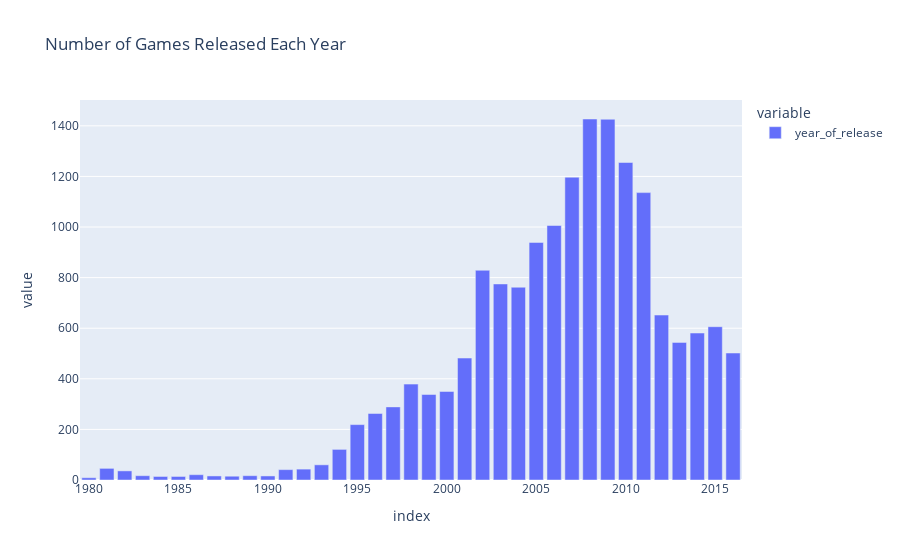

Notebook source saved alongside this figure:
### Code cell
# plot of games released each year
px.bar(game_years, title='Number of Games Released Each Year')

### Figure 1 — Plotly figure (JSON) as saved in the notebook; plotly's stock layout.template omitted (floating-point values rounded to 4 significant figures)
{"data": [{"alignmentgroup": "True", "hovertemplate": "variable=year_of_release<br>index=%{x}<br>value=%{y}<extra></extra>", "legendgroup": "year_of_release", "marker": {"color": "#636efa", "pattern": {"shape": ""}}, "name": "year_of_release", "offsetgroup": "year_of_release", "orientation": "v", "showlegend": true, "textposition": "auto", "type": "bar", "x": [2008, 2009, 2010, 2007, 2011, 2006, 2005, 2002, 2003, 2004, 2012, 2015, 2014, 2013, 2016, 2001, 1998, 2000, 1999, 1997, 1996, 1995, 1994, 1993, 1981, 1992, 1991, 1982, 1986, 1989, 1983, 1990, 1987, 1988, 1985, 1984, 1980], "xaxis": "x", "y": [1427, 1426, 1255, 1197, 1136, 1006, 939, 829, 775, 762, 652, 606, 581, 544, 502, 482, 379, 350, 338, 289, 263, 219, 121, 60, 46, 43, 41, 36, 21, 17, 17, 16, 16, 15, 14, 14, 9], "yaxis": "y"}], "layout": {"barmode": "relative", "legend": {"title": {"text": "variable"}, "tracegroupgap": 0}, "title": {"text": "Number of Games Released Each Year"}, "xaxis": {"anchor": "y", "domain": [0, 1], "title": {"text": "index"}}, "yaxis": {"anchor": "x", "domain": [0, 1], "title": {"text": "value"}}}}
